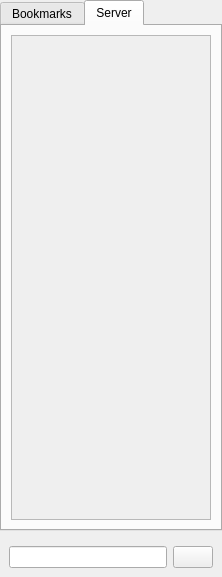
<?xml version="1.0" encoding="UTF-8"?>
<ui version="4.0">
 <class>QQTotozManager</class>
 <widget class="QDockWidget" name="QQTotozManager">
  <property name="geometry">
   <rect>
    <x>0</x>
    <y>0</y>
    <width>222</width>
    <height>577</height>
   </rect>
  </property>
  <property name="sizePolicy">
   <sizepolicy hsizetype="Minimum" vsizetype="Preferred">
    <horstretch>220</horstretch>
    <verstretch>0</verstretch>
   </sizepolicy>
  </property>
  <property name="minimumSize">
   <size>
    <width>222</width>
    <height>184</height>
   </size>
  </property>
  <property name="allowedAreas">
   <set>Qt::LeftDockWidgetArea|Qt::RightDockWidgetArea</set>
  </property>
  <property name="windowTitle">
   <string>Totoz Manager</string>
  </property>
  <widget class="QWidget" name="dockWidgetContents">
   <property name="sizePolicy">
    <sizepolicy hsizetype="Minimum" vsizetype="Preferred">
     <horstretch>0</horstretch>
     <verstretch>0</verstretch>
    </sizepolicy>
   </property>
   <layout class="QVBoxLayout" name="verticalLayout">
    <property name="leftMargin">
     <number>0</number>
    </property>
    <property name="topMargin">
     <number>0</number>
    </property>
    <property name="rightMargin">
     <number>0</number>
    </property>
    <property name="bottomMargin">
     <number>0</number>
    </property>
    <item>
     <widget class="QTabWidget" name="qqTMTabWidget">
      <property name="sizePolicy">
       <sizepolicy hsizetype="Minimum" vsizetype="Expanding">
        <horstretch>0</horstretch>
        <verstretch>0</verstretch>
       </sizepolicy>
      </property>
      <property name="currentIndex">
       <number>1</number>
      </property>
      <widget class="QWidget" name="bookmarksWidget">
       <attribute name="title">
        <string>Bookmarks</string>
       </attribute>
       <layout class="QHBoxLayout" name="horizontalLayout_2">
        <item>
         <widget class="QScrollArea" name="bookmarkScrollArea">
          <property name="sizePolicy">
           <sizepolicy hsizetype="Minimum" vsizetype="Expanding">
            <horstretch>0</horstretch>
            <verstretch>0</verstretch>
           </sizepolicy>
          </property>
          <property name="minimumSize">
           <size>
            <width>200</width>
            <height>0</height>
           </size>
          </property>
          <property name="widgetResizable">
           <bool>true</bool>
          </property>
          <widget class="QWidget" name="bookmSAWidgetContents">
           <property name="geometry">
            <rect>
             <x>0</x>
             <y>0</y>
             <width>198</width>
             <height>28</height>
            </rect>
           </property>
          </widget>
         </widget>
        </item>
       </layout>
      </widget>
      <widget class="QWidget" name="serverWidget">
       <attribute name="title">
        <string>Server</string>
       </attribute>
       <layout class="QHBoxLayout" name="horizontalLayout_3">
        <item>
         <widget class="QScrollArea" name="serverScrollArea">
          <property name="sizePolicy">
           <sizepolicy hsizetype="Minimum" vsizetype="Expanding">
            <horstretch>0</horstretch>
            <verstretch>0</verstretch>
           </sizepolicy>
          </property>
          <property name="minimumSize">
           <size>
            <width>200</width>
            <height>0</height>
           </size>
          </property>
          <property name="widgetResizable">
           <bool>true</bool>
          </property>
          <widget class="QWidget" name="serverScrollAreaContents">
           <property name="geometry">
            <rect>
             <x>0</x>
             <y>0</y>
             <width>198</width>
             <height>465</height>
            </rect>
           </property>
          </widget>
         </widget>
        </item>
       </layout>
      </widget>
     </widget>
    </item>
    <item>
     <widget class="QWidget" name="widget" native="true">
      <layout class="QHBoxLayout" name="horizontalLayout">
       <item>
        <widget class="QLineEdit" name="searchLineEdit"/>
       </item>
       <item>
        <widget class="QPushButton" name="cancelSearchButton">
         <property name="text">
          <string/>
         </property>
        </widget>
       </item>
      </layout>
     </widget>
    </item>
   </layout>
  </widget>
 </widget>
 <resources/>
 <connections/>
</ui>
